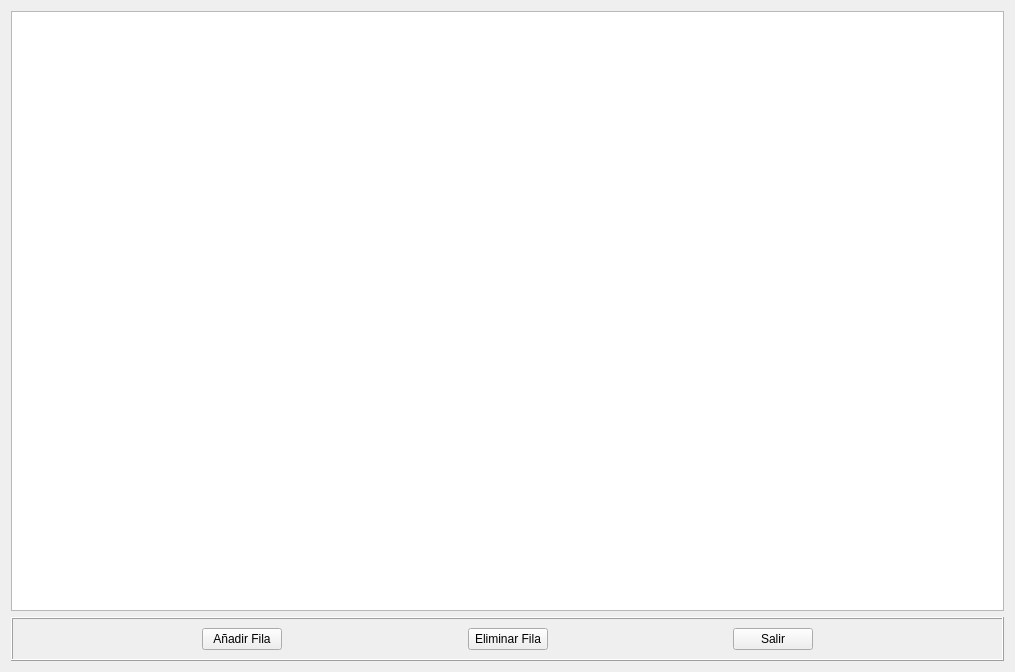
<?xml version="1.0" encoding="UTF-8"?>
<ui version="4.0">
 <class>DialogEditTest</class>
 <widget class="QDialog" name="DialogEditTest">
  <property name="geometry">
   <rect>
    <x>0</x>
    <y>0</y>
    <width>1015</width>
    <height>672</height>
   </rect>
  </property>
  <property name="windowTitle">
   <string>Test</string>
  </property>
  <property name="windowIcon">
   <iconset resource="images.qrc">
    <normaloff>:/MyEnglishQt.ico</normaloff>:/MyEnglishQt.ico</iconset>
  </property>
  <property name="modal">
   <bool>true</bool>
  </property>
  <layout class="QGridLayout" name="gridLayout">
   <item row="0" column="0">
    <layout class="QHBoxLayout" name="horizontalLayout">
     <item>
      <widget class="QTableView" name="tableView">
       <property name="font">
        <font>
         <pointsize>14</pointsize>
        </font>
       </property>
       <property name="editTriggers">
        <set>QAbstractItemView::AnyKeyPressed|QAbstractItemView::DoubleClicked|QAbstractItemView::EditKeyPressed|QAbstractItemView::SelectedClicked</set>
       </property>
      </widget>
     </item>
    </layout>
   </item>
   <item row="1" column="0">
    <widget class="QFrame" name="frame">
     <property name="minimumSize">
      <size>
       <width>0</width>
       <height>40</height>
      </size>
     </property>
     <property name="frameShape">
      <enum>QFrame::Box</enum>
     </property>
     <property name="frameShadow">
      <enum>QFrame::Raised</enum>
     </property>
     <layout class="QHBoxLayout" name="horizontalLayout_2">
      <item>
       <spacer name="horizontalSpacer">
        <property name="orientation">
         <enum>Qt::Horizontal</enum>
        </property>
        <property name="sizeHint" stdset="0">
         <size>
          <width>40</width>
          <height>20</height>
         </size>
        </property>
       </spacer>
      </item>
      <item>
       <widget class="QPushButton" name="pushButtonAddRow">
        <property name="text">
         <string>Añadir Fila</string>
        </property>
        <property name="autoDefault">
         <bool>false</bool>
        </property>
       </widget>
      </item>
      <item>
       <spacer name="horizontalSpacer_2">
        <property name="orientation">
         <enum>Qt::Horizontal</enum>
        </property>
        <property name="sizeHint" stdset="0">
         <size>
          <width>40</width>
          <height>20</height>
         </size>
        </property>
       </spacer>
      </item>
      <item>
       <widget class="QPushButton" name="pushButtonRemoveRow">
        <property name="minimumSize">
         <size>
          <width>0</width>
          <height>0</height>
         </size>
        </property>
        <property name="text">
         <string>Eliminar Fila</string>
        </property>
        <property name="autoDefault">
         <bool>false</bool>
        </property>
       </widget>
      </item>
      <item>
       <spacer name="horizontalSpacer_3">
        <property name="orientation">
         <enum>Qt::Horizontal</enum>
        </property>
        <property name="sizeHint" stdset="0">
         <size>
          <width>40</width>
          <height>20</height>
         </size>
        </property>
       </spacer>
      </item>
      <item>
       <widget class="QPushButton" name="pushButtonSaveAndExit">
        <property name="minimumSize">
         <size>
          <width>0</width>
          <height>0</height>
         </size>
        </property>
        <property name="maximumSize">
         <size>
          <width>16777215</width>
          <height>16777215</height>
         </size>
        </property>
        <property name="text">
         <string>Salir</string>
        </property>
        <property name="autoDefault">
         <bool>false</bool>
        </property>
       </widget>
      </item>
      <item>
       <spacer name="horizontalSpacer_4">
        <property name="orientation">
         <enum>Qt::Horizontal</enum>
        </property>
        <property name="sizeHint" stdset="0">
         <size>
          <width>40</width>
          <height>20</height>
         </size>
        </property>
       </spacer>
      </item>
     </layout>
    </widget>
   </item>
  </layout>
 </widget>
 <tabstops>
  <tabstop>tableView</tabstop>
  <tabstop>pushButtonAddRow</tabstop>
  <tabstop>pushButtonRemoveRow</tabstop>
 </tabstops>
 <resources>
  <include location="images.qrc"/>
 </resources>
 <connections/>
 <slots>
  <signal>sresize()</signal>
 </slots>
</ui>
